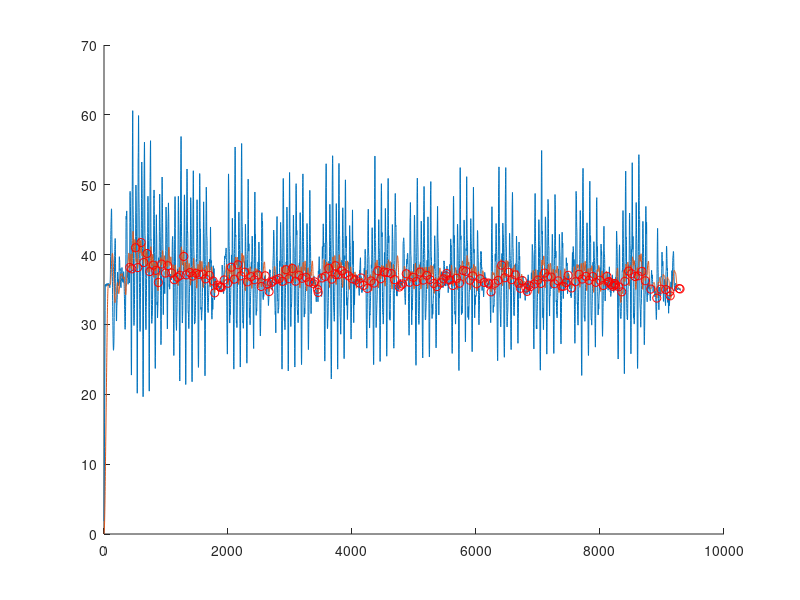

Recreate this plot in MATLAB.
load data.txt

n = length(data);

% smoothing
w = 20;
b = ones(1,w)*(1/w);
a = [1];
y = filter(b,a,data);

% averaging
w = 50;
b2 = ones(1,w)*(1/w);
y2 = filter(b2,a,y);

hold on
% plot(data)
plot(y)
plot(y2)

curr_isgt = y(399)>y2(399);
detectx = [];
detecty = [];
for i=400:n
    prev_isgt = curr_isgt;
    curr_isgt = y(i)>y2(i);
    if (curr_isgt && ~prev_isgt)
        detectx = [detectx, i];
        detecty = [detecty, y2(i)];
    end
end

plot(detectx, detecty, 'ro')

length(detectx)